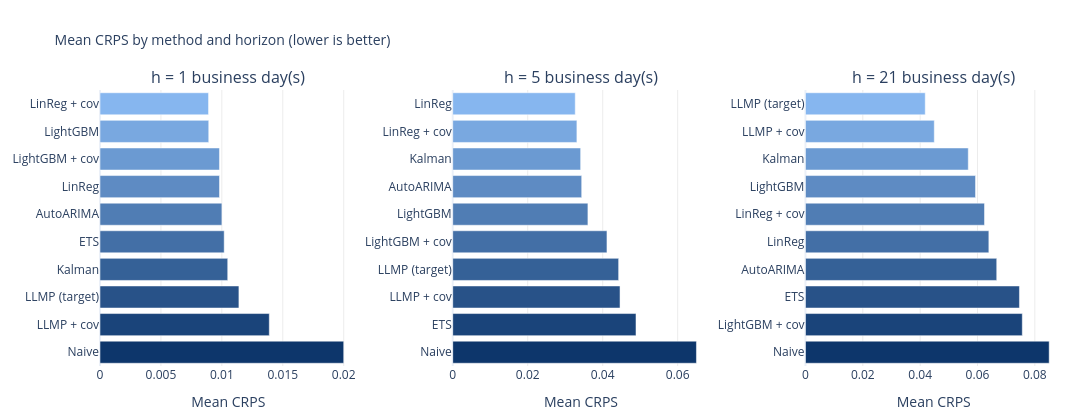

Source (notebook cell):
### Code cell
plotly_display_multivariate_backtest_leaderboard(RESULTS_DF)

### Figure 1 — Plotly figure (JSON) as saved in the notebook; plotly's stock layout.template omitted (floating-point values rounded to 4 significant figures)
{"data": [{"hovertemplate": "%{y}<br>Mean CRPS: %{x:.5f}<extra></extra>", "marker": {"color": ["rgb(134, 182, 239)", "rgb(121, 168, 224)", "rgb(107, 154, 210)", "rgb(94, 139, 195)", "rgb(80, 125, 180)", "rgb(67, 111, 166)", "rgb(53, 97, 151)", "rgb(40, 82, 136)", "rgb(26, 68, 122)", "rgb(13, 54, 107)"]}, "orientation": "h", "showlegend": false, "type": "bar", "x": [0.008907, 0.008924, 0.009803, 0.009806, 0.01, 0.01019, 0.01048, 0.0114, 0.01389, 0.02], "xaxis": "x", "y": ["LinReg + cov", "LightGBM", "LightGBM + cov", "LinReg", "AutoARIMA", "ETS", "Kalman", "LLMP (target)", "LLMP + cov", "Naive"], "yaxis": "y"}, {"hovertemplate": "%{y}<br>Mean CRPS: %{x:.5f}<extra></extra>", "marker": {"color": ["rgb(134, 182, 239)", "rgb(121, 168, 224)", "rgb(107, 154, 210)", "rgb(94, 139, 195)", "rgb(80, 125, 180)", "rgb(67, 111, 166)", "rgb(53, 97, 151)", "rgb(40, 82, 136)", "rgb(26, 68, 122)", "rgb(13, 54, 107)"]}, "orientation": "h", "showlegend": false, "type": "bar", "x": [0.03267, 0.03311, 0.03412, 0.03439, 0.03605, 0.04113, 0.04425, 0.04462, 0.04888, 0.065], "xaxis": "x2", "y": ["LinReg", "LinReg + cov", "Kalman", "AutoARIMA", "LightGBM", "LightGBM + cov", "LLMP (target)", "LLMP + cov", "ETS", "Naive"], "yaxis": "y2"}, {"hovertemplate": "%{y}<br>Mean CRPS: %{x:.5f}<extra></extra>", "marker": {"color": ["rgb(134, 182, 239)", "rgb(121, 168, 224)", "rgb(107, 154, 210)", "rgb(94, 139, 195)", "rgb(80, 125, 180)", "rgb(67, 111, 166)", "rgb(53, 97, 151)", "rgb(40, 82, 136)", "rgb(26, 68, 122)", "rgb(13, 54, 107)"]}, "orientation": "h", "showlegend": false, "type": "bar", "x": [0.04177, 0.04493, 0.05678, 0.05931, 0.06245, 0.06396, 0.06671, 0.07463, 0.07562, 0.085], "xaxis": "x3", "y": ["LLMP (target)", "LLMP + cov", "Kalman", "LightGBM", "LinReg + cov", "LinReg", "AutoARIMA", "ETS", "LightGBM + cov", "Naive"], "yaxis": "y3"}], "layout": {"annotations": [{"font": {"size": 16}, "showarrow": false, "text": "h = 1 business day(s)", "x": 0.1333, "xanchor": "center", "xref": "paper", "y": 1, "yanchor": "bottom", "yref": "paper"}, {"font": {"size": 16}, "showarrow": false, "text": "h = 5 business day(s)", "x": 0.5, "xanchor": "center", "xref": "paper", "y": 1, "yanchor": "bottom", "yref": "paper"}, {"font": {"size": 16}, "showarrow": false, "text": "h = 21 business day(s)", "x": 0.8667, "xanchor": "center", "xref": "paper", "y": 1, "yanchor": "bottom", "yref": "paper"}], "height": 420, "margin": {"b": 50, "l": 60, "r": 30, "t": 90}, "title": {"font": {"size": 14}, "text": "Mean CRPS by method and horizon (lower is better)"}, "width": 1140, "xaxis": {"anchor": "y", "domain": [0, 0.2667], "gridcolor": "rgba(0, 0, 0, 0.08)", "showgrid": true, "title": {"text": "Mean CRPS"}}, "xaxis2": {"anchor": "y2", "domain": [0.3667, 0.6333], "gridcolor": "rgba(0, 0, 0, 0.08)", "showgrid": true, "title": {"text": "Mean CRPS"}}, "xaxis3": {"anchor": "y3", "domain": [0.7333, 1], "gridcolor": "rgba(0, 0, 0, 0.08)", "showgrid": true, "title": {"text": "Mean CRPS"}}, "yaxis": {"anchor": "x", "autorange": "reversed", "domain": [0, 1]}, "yaxis2": {"anchor": "x2", "autorange": "reversed", "domain": [0, 1]}, "yaxis3": {"anchor": "x3", "autorange": "reversed", "domain": [0, 1]}}}
